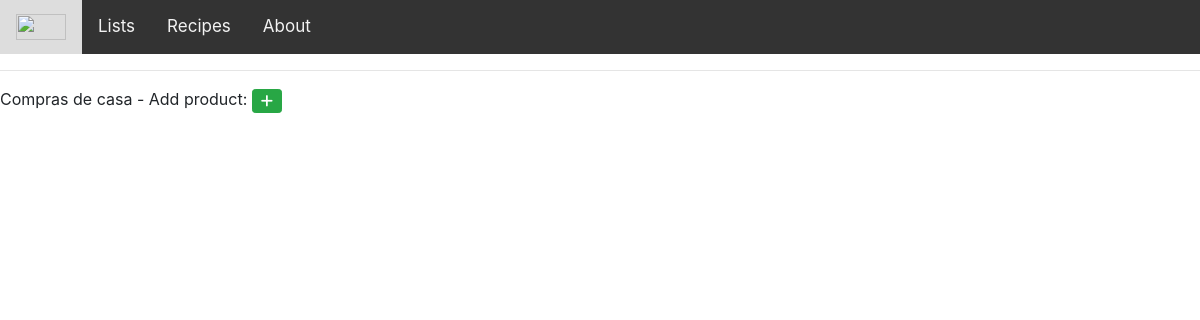
The page /show_list/2/ on the database as committed earlier.
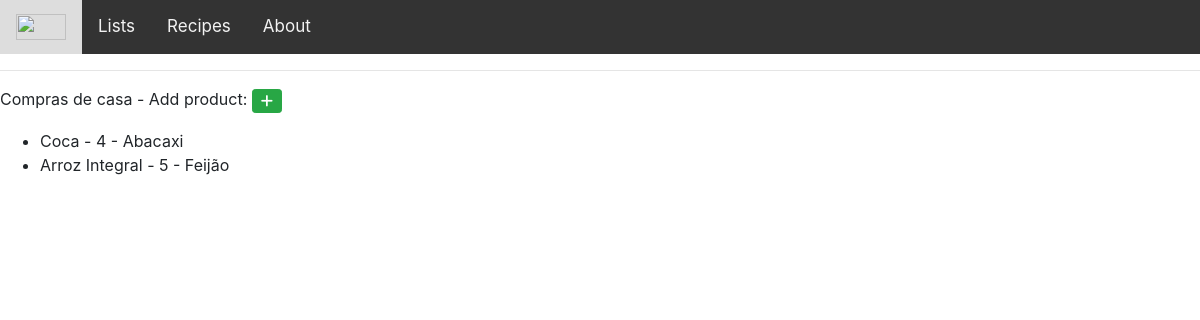
The same page on the database as committed later.
### List/models.py (models this page shows, shortened)
class List_product(models.Model):
    product = models.ForeignKey(Product,related_name='prod', on_delete=models.SET_NULL, null=True)
    list = models.ForeignKey(List, on_delete=models.SET_NULL, null=True)
    quantity = models.IntegerField()
    product_second_option = models.ForeignKey(Product, related_name='secondOption', on_delete=models.SET_NULL, null=True)
    importance = models.IntegerField()

class Product(models.Model):
    name = models.CharField(max_length=50)
    description = models.CharField(max_length=100)
    category = models.ForeignKey(Category, on_delete=models.SET_NULL, null=True)

### List/views.py (the view)
# urls.py: path('show_list/<int:pk>/', views.show_list, name='show_list'),
def show_list(request,pk):
    list_products = List_product.objects.filter(list__id=pk)
    list = List.objects.get(id=pk)
    products = Product.objects.all()
    context = {
        'list_products': list_products,
        'list':list,
        'products': products,
    }
    return render(request, 'showlist.html', context)

### List/templates/showlist.html (shortened to what this page needs)
{% extends 'main.html' %}
{% block content %}
    {{list.name}} - Add product: <button class="btn btn-success btn-sm" data-toggle="modal" data-target="#ModalProduct" onclick="showModal()"><i class="fa fa-plus"></i></button><p></p>
    <ul>
    {% for prod in list_products %}
        <li> {{prod.product.name}} - {{prod.quantity}} - {{prod.product_second_option.name}}
        </li>
    {% endfor %}
    </ul>
{% endblock content %}

Rows that differ between the two databases and show on the page:
added List_product: product.name "Coca", quantity "4", product_second_option.name "Abacaxi"
added List_product: product.name "Arroz Integral", quantity "5", product_second_option.name "Feijão"
